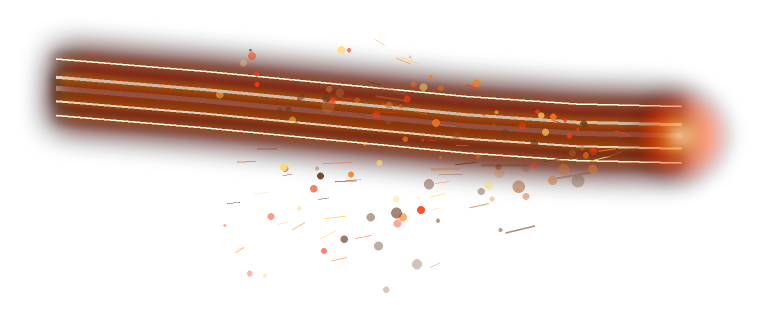
#> input picture cross-rush/assets-src/batch11/raw_0.png, 1528 x 626 px (shown at 1/2 size)
$ python process_batch11.py
#> lines starting #> are read from the running program, lines starting #| are printed output that depends on the picture
"""
process_batch11.py

Refuerzo visual de las 5 piezas de riesgo/recompensa del BATCH 007 (ver
process_batch10.py / gameplay/GameplayZones.ts): un "chispazo" propio para
cada trigger en vez de solo particulas genericas.

  speed_pad_fx  -> estela ancha con debris horneado: empujon de velocidad.
  alt_ramp_fx   -> estela curva en S: el arco de la ruta alternativa.
  bump_gate_fx  -> marana de estelas cruzadas: el traqueteo al cruzar el bache.
  risk_gap_fx   -> rafaga radial: el impacto de aterrizar tras saltar el
                   hueco entero.
  flow_ring_hit -> el aro con una rafaga direccional ya horneada a un lado:
                   el fotograma de "acierto" al atravesarlo, distinto del
                   aro estatico (flow_ring.png) que ya se dibuja siempre.

Mismo pipeline que las tandas anteriores: recorte al alpha real +
reescalado.

Requisitos: pip install pillow numpy
No se ejecuta automaticamente en build/test: herramienta de autoria.
"""

from PIL import Image
import numpy as np

OUT = "../src/sprites"


def alpha_bbox(im, pad=4):
    arr = np.array(im)
    ys, xs = np.where(arr[:, :, 3] > 8)
    x0, x1 = max(0, xs.min() - pad), min(im.width, xs.max() + 1 + pad)
    y0, y1 = max(0, ys.min() - pad), min(im.height, ys.max() + 1 + pad)
    return im.crop((x0, y0, x1, y1))


def downscale(im, max_dim):
    scale = min(1.0, max_dim / max(im.size))
    if scale < 1.0:
        im = im.resize((round(im.width * scale), round(im.height * scale)), Image.LANCZOS)
    return im


JOBS = [
    ("batch11/raw_0.png", "speed_pad_fx.png", 700),
    ("batch11/raw_1.png", "alt_ramp_fx.png", 700),
    ("batch11/raw_2.png", "bump_gate_fx.png", 650),
    ("batch11/raw_3.webp", "risk_gap_fx.png", 600),
    ("batch11/raw_4.webp", "flow_ring_hit.png", 520),
]

if __name__ == '__main__':
    for src, name, maxdim in JOBS:
        im = Image.open(src).convert('RGBA')
#> im is the input picture: PIL image 1528x626 RGBA; mean R, G, B, A 39, 15.6, 7.3, 59.8
        im = alpha_bbox(im)
#> in alpha_bbox, `x0, x1 = max(0, xs.min() - pad), min(im.width, xs.max() + 1 + pad)`: x0 = 46; x1 = 1481
#> in alpha_bbox, `y0, y1 = max(0, ys.min() - pad), min(im.height, ys.max() + 1 + pad)`: y0 = 45; y1 = 590
#> in alpha_bbox, `return im.crop((x0, y0, x1, y1))`:
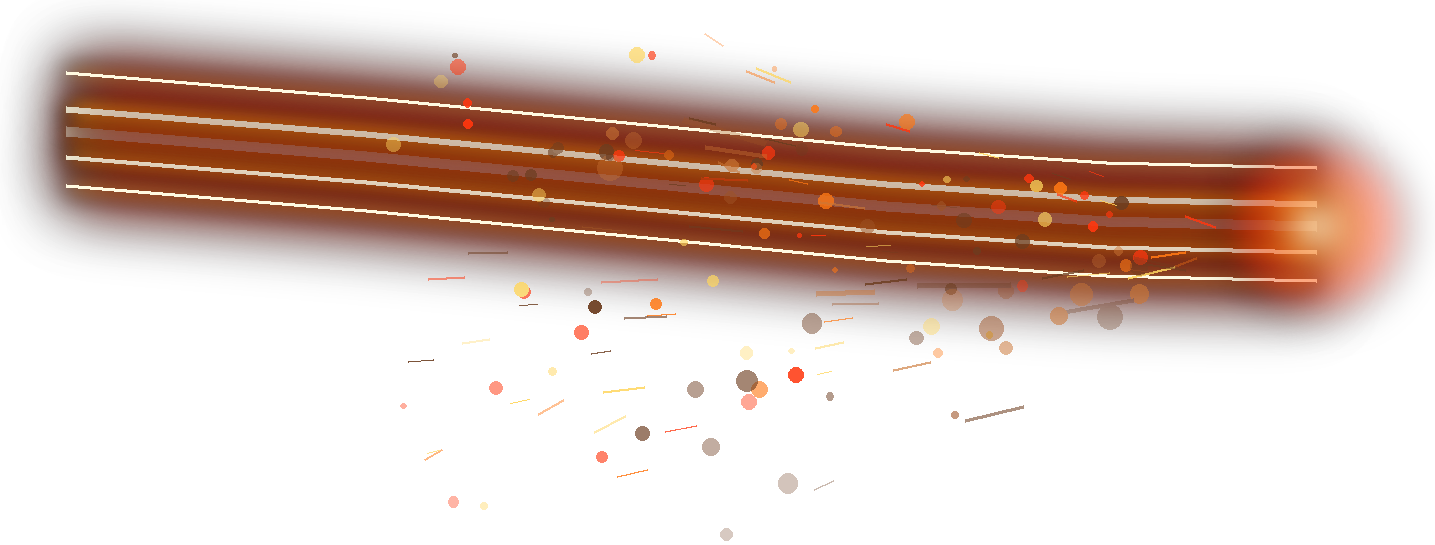
#> returned value: PIL image 1435x545 RGBA; mean R, G, B, A 47.7, 19.1, 9, 73.2; transparent parts drawn white
        im = downscale(im, maxdim)
#> in downscale, `im = im.resize((round(im.width * scale), round(im.height * scale)), Im..`:
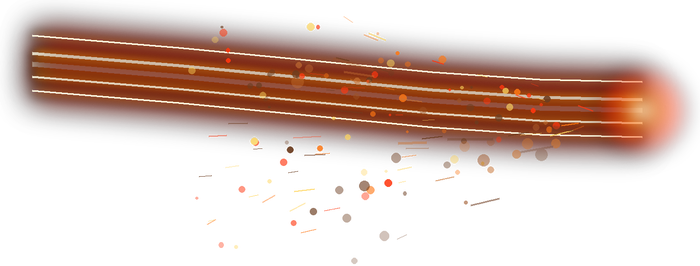
#> im: PIL image 700x266 RGBA; mean R, G, B, A 48.9, 19.7, 9.2, 73.2; transparent parts drawn white
        im.save(f'{OUT}/{name}')
        print(name, im.size)
#| speed_pad_fx.png (700, 266)
#> pass 2 of the loop `for src, name, maxdim in JOBS:`:
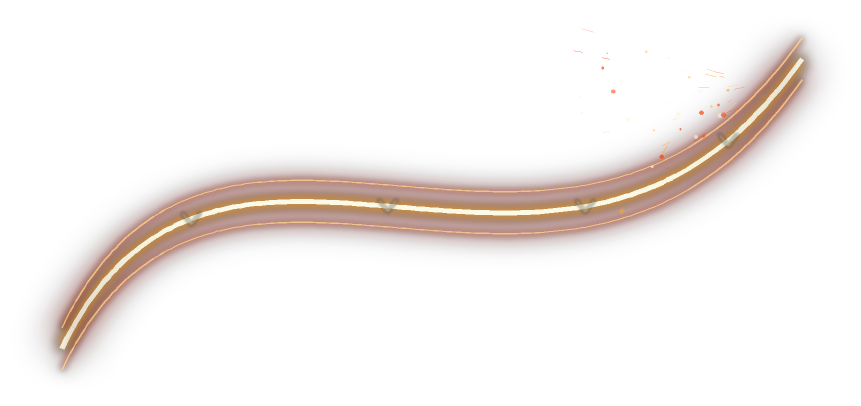
#> input picture cross-rush/assets-src/batch11/raw_1.png, 1722 x 811 px (shown at 1/2 size)
#> im is the input picture: PIL image 1722x811 RGBA; mean R, G, B, A 21, 8.5, 4.5, 21.6
#> x0 = 55; x1 = 1667
#> y0 = 50; y1 = 764
#> in alpha_bbox (call 2), `return im.crop((x0, y0, x1, y1))`:
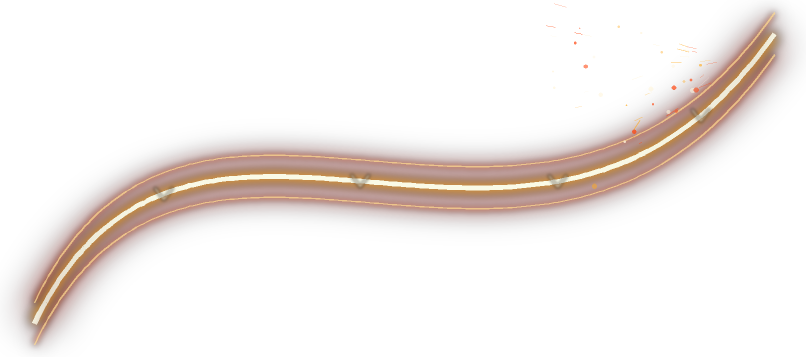
#> returned value: PIL image 1612x714 RGBA (shown at 1/2 size); mean R, G, B, A 25.5, 10.3, 5.5, 26.2; transparent parts drawn white
#> in downscale (call 2), `im = im.resize((round(im.width * scale), round(im.height * scale)), Im..`:
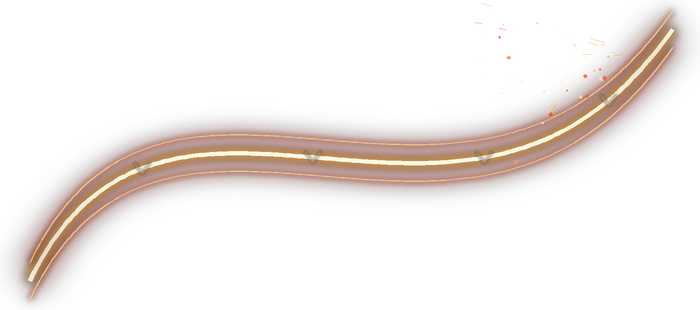
#> im: PIL image 700x310 RGBA; mean R, G, B, A 25.6, 10.6, 5.8, 26.2; transparent parts drawn white
#| alt_ramp_fx.png (700, 310)
#> pass 3 of the loop `for src, name, maxdim in JOBS:`:
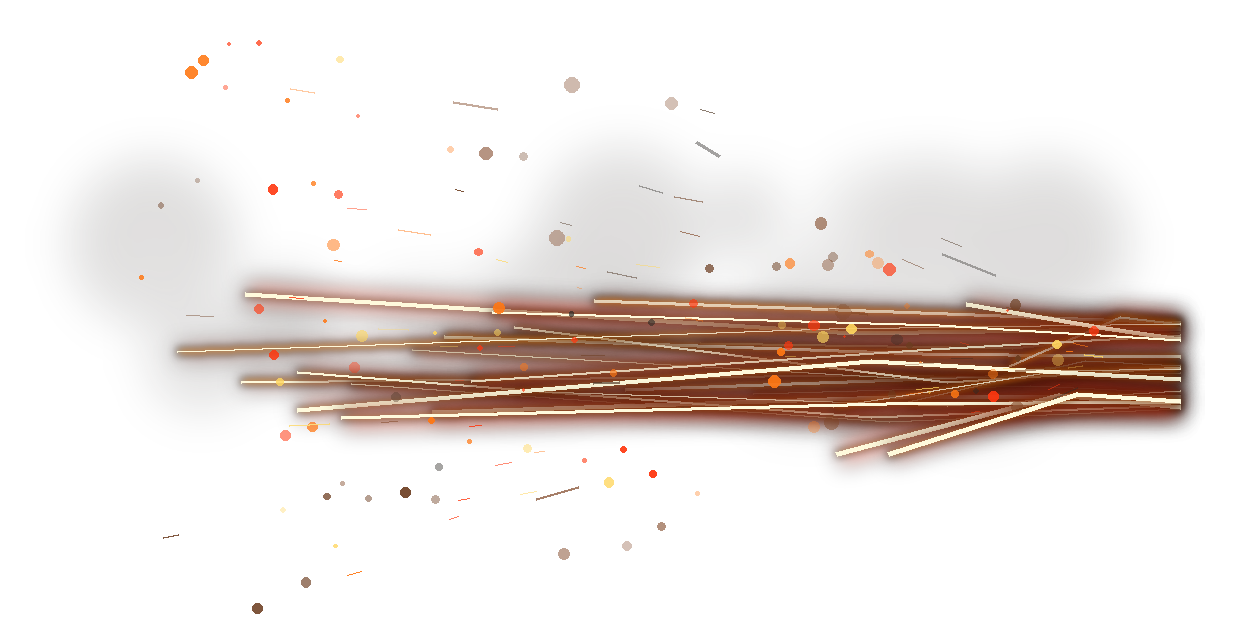
#> input picture cross-rush/assets-src/batch11/raw_2.png, 1245 x 639 px
#> im is the input picture: PIL image 1245x639 RGBA; mean R, G, B, A 29.5, 17.9, 13, 37.8
#> x0 = 54; x1 = 1206
#> y0 = 36; y1 = 618
#> in alpha_bbox (call 3), `return im.crop((x0, y0, x1, y1))`:
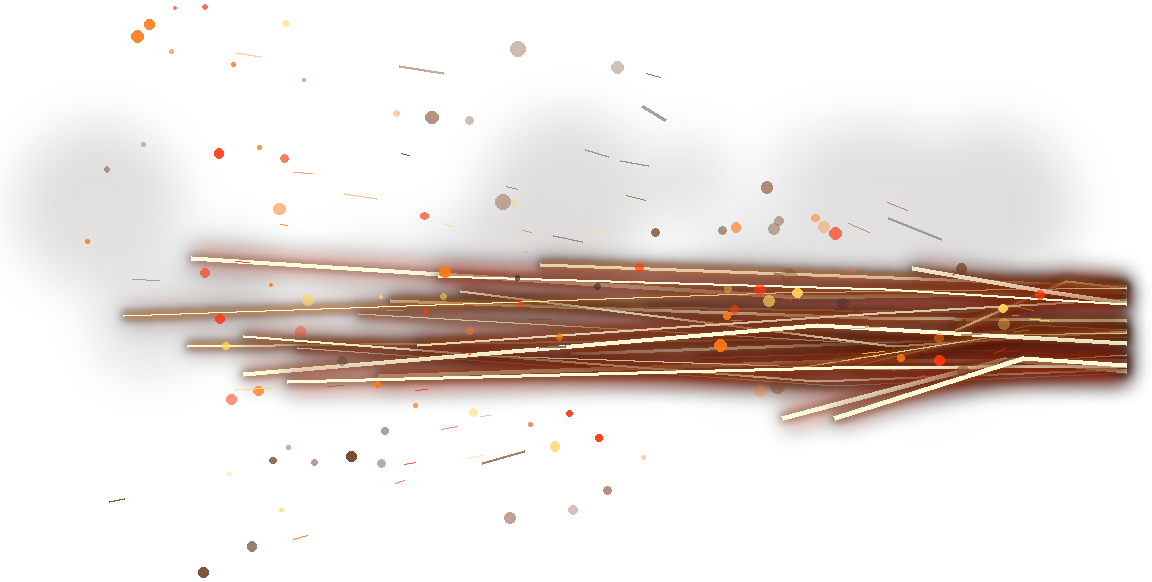
#> returned value: PIL image 1152x582 RGBA; mean R, G, B, A 35, 21.2, 15.4, 44.9; transparent parts drawn white
#> im: PIL image 650x328 RGBA
#| bump_gate_fx.png (650, 328)
#> the loop made 5 passes; the first 3 are shown
